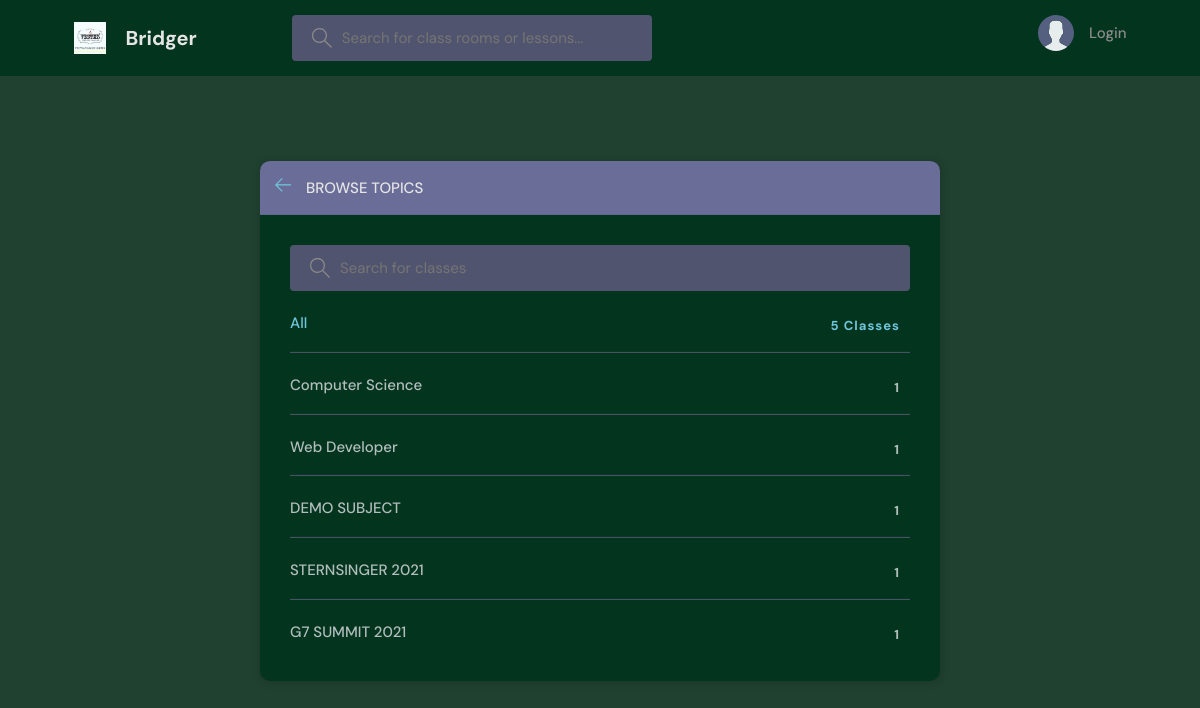
Page /topics/ on the committed database.
### bridge/models.py (models this page shows, shortened)
class Topic(models.Model):
    name = models.CharField(max_length=200)

### bridge/views.py (the view)
# urls.py: path('topics/', views.topics, name="topics"),
def topics(request):
    q = request.GET.get('q') if request.GET.get('q') != None else ''
    topics = Topic.objects.filter(name__icontains=q)
    subjects_count = topics.count()
    context = {'topics': topics, 'subjects_count': subjects_count}
    return render(request, 'topics.html', context)

### bridge/templates/topics.html (shortened to what this page needs)
{% extends 'main.html' %}
{% load static %}
{% block content %}
    <main class="create-room layout">
      <div class="container">
        <div class="layout__box">
          <div class="layout__boxHeader">
            <div class="layout__boxTitle">
              <a href="{{ request.META.HTTP_REFERER }}">
                <svg version="1.1" xmlns="http://www.w3.org/2000/svg" width="32" height="32" viewBox="0 0 32 32">
                  <title>arrow-left</title>
                  <path
                    d="M13.723 2.286l-13.723 13.714 13.719 13.714 1.616-1.611-10.96-10.96h27.625v-2.286h-27.625l10.965-10.965-1.616-1.607z"
                  ></path>
                </svg>
              </a>
              <h3>Browse Topics</h3>
            </div>
          </div>
          <div class="topics-page layout__body">
            <form action="" method="GET" class="header__search">
              <label>
                <input name="q" placeholder="Search for classes" />
              </label>
            </form>
            <ul class="topics__list">
              <li>
                <a href="{% url 'topics' %}" class="active">All <span>{{subjects_count}} Classes</span></a>
              </li>
              {% for topic in topics%}
              <li>
                <a href="{% url 'home' %}?q={{topic.name}}">{{topic.name}}<span>{{topic.room_set.all.count}}</span></a>
              </li>
              {% endfor %}
            </ul>
          </div>
        </div>
      </div>
    </main>
{% endblock %}

### static/styles/style_green.css (style rules this page uses)
:root { --color-main: #71c6dd; --color-main-light: #e1f6fb; --color-dark: #03351e; --color-dark-medium: #51546e; --color-dark-light: #696d97; --color-light: #e5e5e5; --color-gray: #8b8b8b; --color-light-gray: #b2bdbd; --color-bg: #204130; --color-success: #5dd693; --color-error: #fc4b0b; }
* { font-family: "DM Sans", -apple-system, BlinkMacSystemFont, "Segoe UI", Roboto, Oxygen, Ubuntu, Cantarell, "Open Sans", "Helvetica Neue", sans-serif; margin: 0; padding: 0; box-sizing: border-box; text-rendering: optimizeLegibility; font-size: inherit; }
html { font-size: 56.25%; }
@media only screen and (min-width: 1200px) { html { font-size: 62.5%; } }
body { line-height: 1.6; font-weight: 400; font-size: 1.5rem; color: var(--color-light-gray); background-color: var(--color-bg); min-height: 100vh; }
a { display: inline-block; color: var(--color-main); text-decoration: none; }
.container { max-width: 120rem; width: 90%; margin: auto; }
.header__search > label { background-color: var(--color-dark-medium); padding: 1.3rem 1rem; display: flex; align-items: center; gap: 1rem; border-radius: 4px; }
.header__search svg { fill: var(--color-gray); width: 2rem; height: 2rem; margin-left: 1rem; }
.header__search input { width: 30rem; background: transparent; border: none; outline: none; color: var(--color-light); }
.layout { margin-top: 2.4rem; }
.layout > .container { display: flex; justify-content: space-between; align-items: flex-start; }
.layout__box { width: 90%; max-width: 48rem; min-height: 40rem; position: absolute; top: 50%; left: 50%; transform: translate(-50%, -46%); background-color: var(--color-dark); border-radius: 1rem; box-shadow: 1px 1px 6px 3px rgba(0, 0, 0, 0.1); overflow: hidden; }
.layout__boxHeader { display: flex; padding: 1.5rem; background-color: var(--color-dark-light); }
.layout__boxTitle { display: flex; gap: 1.5rem; align-items: center; }
.layout__boxTitle h3 { text-transform: uppercase; font-weight: 500; color: var(--color-light); }
.layout__boxTitle svg { width: 1.6rem; height: 1.6rem; fill: var(--color-main); }
.layout__body { margin: 3rem; }
.topics__list { list-style: none; }
.topics__list li a { display: flex; justify-content: space-between; margin-bottom: 3rem; font-weight: 500; color: var(--color-light-gray); transition: all 0.3s ease-in-out; }
.topics__list li a.active, .topics__list li a:hover { color: var(--color-main); }
.topics__list li a span { padding: 0.5rem 1rem; background-color: var(--color-dark); border-radius: 3px; font-size: 1.3rem; font-weight: 700; letter-spacing: 1px; }
.topics-page .topics__list li:not(:last-child) a { margin: 2rem 0; padding-bottom: 1rem; text-decoration: none; border-bottom: 1px solid var(--color-dark-medium); }
.topics-page .header__search { display: block; }
.create-room.layout .layout__box { max-width: 68rem; }

### rows in the picture
Topic: name "Computer Science", room_set.all.count "1"
Topic: name "Web Developer", room_set.all.count "1"
Topic: name "DEMO SUBJECT", room_set.all.count "1"
Topic: name "STERNSINGER 2021", room_set.all.count "1"
Topic: name "G7 SUMMIT 2021", room_set.all.count "1"

### other values in the picture
{{ subjects_count }} "5"
